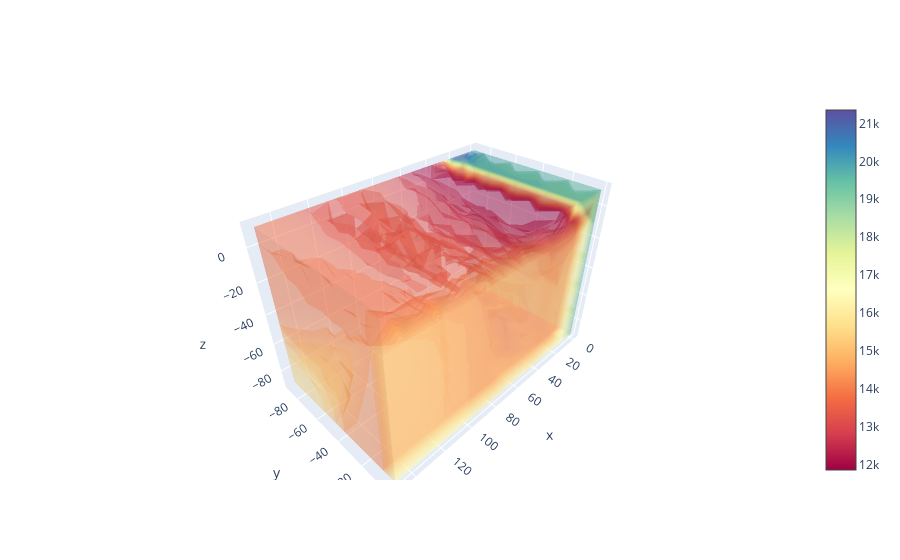

Notebook code cell kept with this figure:
### Code cell
#slice and dice data here please, also, ensure that the ABS_ERRor is converted to float64
x_axis = "match"
y_axis = "gap"
z_axis = "egap"
metrix ="mse"

plu.plotly_3d_results(x_axis, y_axis, z_axis, metrix, results_data_frame )

### Figure 1 — Plotly figure (JSON) as saved in the notebook; plotly's stock layout.template omitted (floating-point values rounded to 4 significant figures; data arrays with more than 128 entries replaced by an {"elided": "..."} marker saying what was removed)
{"data": [{"cmax": 21360.0, "cmin": 11850.0, "colorscale": [[0, "rgb(158,1,66)"], [0.1, "rgb(213,62,79)"], [0.2, "rgb(244,109,67)"], [0.3, "rgb(253,174,97)"], [0.4, "rgb(254,224,139)"], [0.5, "rgb(255,255,191)"], [0.6, "rgb(230,245,152)"], [0.7, "rgb(171,221,164)"], [0.8, "rgb(102,194,165)"], [0.9, "rgb(50,136,189)"], [1, "rgb(94,79,162)"]], "opacity": 0.3, "surface": {"count": 20}, "type": "volume", "value": {"elided": "1760 float values"}, "x": {"elided": "1760 int values"}, "y": {"elided": "1760 int values"}, "z": {"elided": "1760 int values"}}], "layout": {}}
